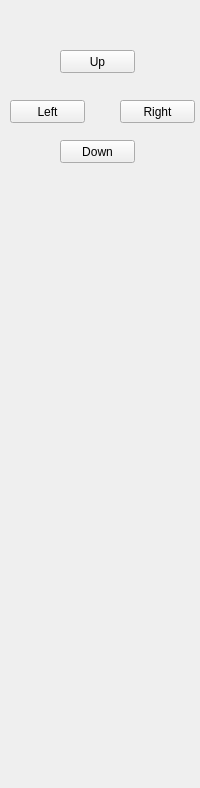
<?xml version="1.0" encoding="UTF-8"?>
<ui version="4.0">
 <class>WidgetControl</class>
 <widget class="QWidget" name="WidgetControl">
  <property name="geometry">
   <rect>
    <x>0</x>
    <y>0</y>
    <width>200</width>
    <height>788</height>
   </rect>
  </property>
  <property name="minimumSize">
   <size>
    <width>200</width>
    <height>0</height>
   </size>
  </property>
  <property name="windowTitle">
   <string>WidgetControl</string>
  </property>
  <widget class="QPushButton" name="up">
   <property name="geometry">
    <rect>
     <x>60</x>
     <y>50</y>
     <width>75</width>
     <height>23</height>
    </rect>
   </property>
   <property name="text">
    <string>Up</string>
   </property>
  </widget>
  <widget class="QPushButton" name="left">
   <property name="geometry">
    <rect>
     <x>10</x>
     <y>100</y>
     <width>75</width>
     <height>23</height>
    </rect>
   </property>
   <property name="text">
    <string>Left</string>
   </property>
  </widget>
  <widget class="QPushButton" name="right">
   <property name="geometry">
    <rect>
     <x>120</x>
     <y>100</y>
     <width>75</width>
     <height>23</height>
    </rect>
   </property>
   <property name="text">
    <string>Right</string>
   </property>
  </widget>
  <widget class="QPushButton" name="down">
   <property name="geometry">
    <rect>
     <x>60</x>
     <y>140</y>
     <width>75</width>
     <height>23</height>
    </rect>
   </property>
   <property name="text">
    <string>Down</string>
   </property>
  </widget>
 </widget>
 <layoutdefault spacing="6" margin="11"/>
 <resources/>
 <connections/>
</ui>
